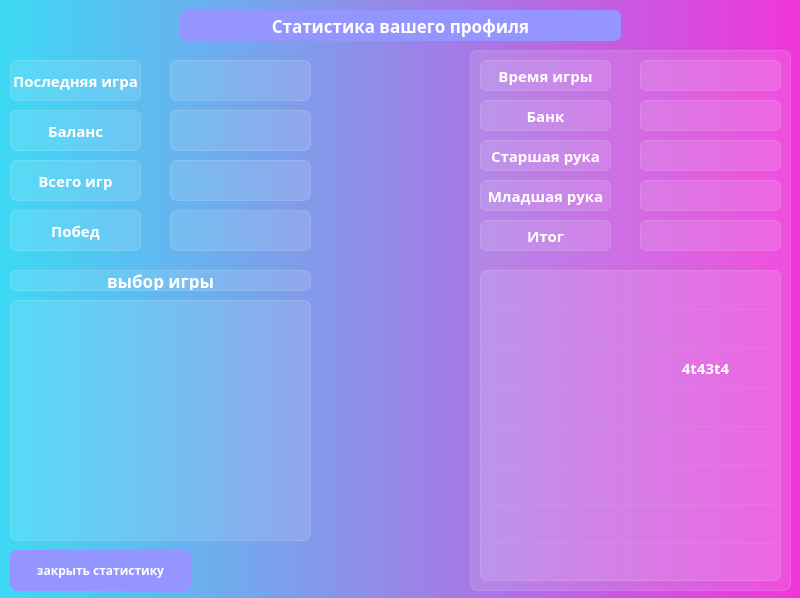
<?xml version="1.0" encoding="UTF-8"?>
<ui version="4.0">
 <class>statistic</class>
 <widget class="QMainWindow" name="statistic">
  <property name="geometry">
   <rect>
    <x>0</x>
    <y>0</y>
    <width>800</width>
    <height>598</height>
   </rect>
  </property>
  <property name="windowTitle">
   <string>MainWindow</string>
  </property>
  <property name="styleSheet">
   <string notr="true"/>
  </property>
  <widget class="QWidget" name="centralwidget">
   <property name="styleSheet">
    <string notr="true">background-color: qlineargradient(spread:pad, x1:0, y1:0, x2:1, y2:0, stop:0 rgb(61, 217, 245), stop:1 rgb(240, 53, 218));
font-family: ljk_OCRA;
         font-weight: bold;
            color: rgb(255, 255, 255);
            border-style: solid;</string>
   </property>
   <widget class="QLabel" name="label_load">
    <property name="geometry">
     <rect>
      <x>240</x>
      <y>140</y>
      <width>301</width>
      <height>304</height>
     </rect>
    </property>
    <property name="font">
     <font>
      <family>ljk_OCRA</family>
      <pointsize>9</pointsize>
      <bold>true</bold>
     </font>
    </property>
    <property name="styleSheet">
     <string notr="true">background-color: none;


</string>
    </property>
    <property name="text">
     <string/>
    </property>
   </widget>
   <widget class="QFrame" name="label_all">
    <property name="geometry">
     <rect>
      <x>0</x>
      <y>0</y>
      <width>801</width>
      <height>601</height>
     </rect>
    </property>
    <property name="styleSheet">
     <string notr="true">background-color: none;</string>
    </property>
    <property name="frameShape">
     <enum>QFrame::StyledPanel</enum>
    </property>
    <property name="frameShadow">
     <enum>QFrame::Raised</enum>
    </property>
    <widget class="QLabel" name="label_3">
     <property name="geometry">
      <rect>
       <x>180</x>
       <y>10</y>
       <width>441</width>
       <height>31</height>
      </rect>
     </property>
     <property name="styleSheet">
      <string notr="true">font-size: 17px;
border-radius: 7px;
background-color: rgb(149, 149, 255);</string>
     </property>
     <property name="text">
      <string>Статистика вашего профиля</string>
     </property>
     <property name="alignment">
      <set>Qt::AlignCenter</set>
     </property>
    </widget>
    <widget class="QFrame" name="frame">
     <property name="geometry">
      <rect>
       <x>470</x>
       <y>50</y>
       <width>321</width>
       <height>541</height>
      </rect>
     </property>
     <property name="styleSheet">
      <string notr="true">background-color: rgba(255,255,255,30);
border: 1px solid rgba(255,255,255,40);
border-style: solid;
font-family: ljk_OCRA;
border-radius: 7px;
</string>
     </property>
     <property name="frameShape">
      <enum>QFrame::StyledPanel</enum>
     </property>
     <property name="frameShadow">
      <enum>QFrame::Raised</enum>
     </property>
     <widget class="QLabel" name="game_result">
      <property name="geometry">
       <rect>
        <x>170</x>
        <y>170</y>
        <width>141</width>
        <height>31</height>
       </rect>
      </property>
      <property name="font">
       <font>
        <family>ljk_OCRA</family>
        <pointsize>9</pointsize>
        <bold>true</bold>
       </font>
      </property>
      <property name="styleSheet">
       <string notr="true">background-color: rgba(255,255,255,30);
border: 1px solid rgba(255,255,255,40);
border-style: solid;
font-family: ljk_OCRA;
border-radius: 7px;
</string>
      </property>
      <property name="text">
       <string/>
      </property>
      <property name="alignment">
       <set>Qt::AlignCenter</set>
      </property>
     </widget>
     <widget class="QTableWidget" name="tableWidget">
      <property name="geometry">
       <rect>
        <x>10</x>
        <y>220</y>
        <width>301</width>
        <height>311</height>
       </rect>
      </property>
      <property name="font">
       <font>
        <family>ljk_OCRA</family>
        <pointsize>11</pointsize>
        <bold>true</bold>
       </font>
      </property>
      <property name="styleSheet">
       <string notr="true">background-color: rgba(255,255,255,30);
border: 1px solid rgba(255,255,255,40);
border-style: solid;
font-family: ljk_OCRA;
border-radius: 7px;</string>
      </property>
      <property name="frameShadow">
       <enum>QFrame::Raised</enum>
      </property>
      <property name="lineWidth">
       <number>1</number>
      </property>
      <property name="midLineWidth">
       <number>0</number>
      </property>
      <property name="verticalScrollBarPolicy">
       <enum>Qt::ScrollBarAlwaysOff</enum>
      </property>
      <property name="horizontalScrollBarPolicy">
       <enum>Qt::ScrollBarAlwaysOff</enum>
      </property>
      <property name="sizeAdjustPolicy">
       <enum>QAbstractScrollArea::AdjustIgnored</enum>
      </property>
      <property name="autoScroll">
       <bool>false</bool>
      </property>
      <property name="autoScrollMargin">
       <number>22</number>
      </property>
      <property name="dragEnabled">
       <bool>false</bool>
      </property>
      <property name="dragDropMode">
       <enum>QAbstractItemView::NoDragDrop</enum>
      </property>
      <property name="alternatingRowColors">
       <bool>false</bool>
      </property>
      <property name="selectionMode">
       <enum>QAbstractItemView::NoSelection</enum>
      </property>
      <property name="textElideMode">
       <enum>Qt::ElideMiddle</enum>
      </property>
      <property name="horizontalScrollMode">
       <enum>QAbstractItemView::ScrollPerItem</enum>
      </property>
      <property name="gridStyle">
       <enum>Qt::SolidLine</enum>
      </property>
      <property name="sortingEnabled">
       <bool>true</bool>
      </property>
      <property name="rowCount">
       <number>8</number>
      </property>
      <property name="columnCount">
       <number>2</number>
      </property>
      <attribute name="horizontalHeaderVisible">
       <bool>false</bool>
      </attribute>
      <attribute name="horizontalHeaderCascadingSectionResizes">
       <bool>false</bool>
      </attribute>
      <attribute name="horizontalHeaderMinimumSectionSize">
       <number>100</number>
      </attribute>
      <attribute name="horizontalHeaderDefaultSectionSize">
       <number>150</number>
      </attribute>
      <attribute name="horizontalHeaderHighlightSections">
       <bool>true</bool>
      </attribute>
      <attribute name="horizontalHeaderShowSortIndicator" stdset="0">
       <bool>false</bool>
      </attribute>
      <attribute name="horizontalHeaderStretchLastSection">
       <bool>false</bool>
      </attribute>
      <attribute name="verticalHeaderVisible">
       <bool>false</bool>
      </attribute>
      <attribute name="verticalHeaderCascadingSectionResizes">
       <bool>false</bool>
      </attribute>
      <attribute name="verticalHeaderMinimumSectionSize">
       <number>25</number>
      </attribute>
      <attribute name="verticalHeaderDefaultSectionSize">
       <number>39</number>
      </attribute>
      <attribute name="verticalHeaderShowSortIndicator" stdset="0">
       <bool>false</bool>
      </attribute>
      <attribute name="verticalHeaderStretchLastSection">
       <bool>false</bool>
      </attribute>
      <row>
       <property name="text">
        <string/>
       </property>
       <property name="textAlignment">
        <set>AlignCenter</set>
       </property>
      </row>
      <row>
       <property name="text">
        <string/>
       </property>
       <property name="textAlignment">
        <set>AlignCenter</set>
       </property>
      </row>
      <row>
       <property name="text">
        <string/>
       </property>
       <property name="textAlignment">
        <set>AlignCenter</set>
       </property>
      </row>
      <row>
       <property name="text">
        <string/>
       </property>
       <property name="textAlignment">
        <set>AlignCenter</set>
       </property>
      </row>
      <row/>
      <row/>
      <row/>
      <row/>
      <column>
       <property name="text">
        <string/>
       </property>
      </column>
      <column>
       <property name="text">
        <string>wefwf</string>
       </property>
      </column>
      <item row="0" column="0">
       <property name="text">
        <string/>
       </property>
       <property name="font">
        <font>
         <pointsize>13</pointsize>
         <bold>true</bold>
        </font>
       </property>
       <property name="textAlignment">
        <set>AlignCenter</set>
       </property>
      </item>
      <item row="0" column="1">
       <property name="text">
        <string/>
       </property>
       <property name="textAlignment">
        <set>AlignCenter</set>
       </property>
      </item>
      <item row="1" column="0">
       <property name="text">
        <string/>
       </property>
       <property name="font">
        <font>
         <pointsize>13</pointsize>
         <bold>true</bold>
        </font>
       </property>
       <property name="textAlignment">
        <set>AlignCenter</set>
       </property>
      </item>
      <item row="1" column="1">
       <property name="text">
        <string/>
       </property>
       <property name="textAlignment">
        <set>AlignCenter</set>
       </property>
      </item>
      <item row="2" column="0">
       <property name="text">
        <string/>
       </property>
       <property name="font">
        <font>
         <pointsize>13</pointsize>
         <bold>true</bold>
        </font>
       </property>
       <property name="textAlignment">
        <set>AlignCenter</set>
       </property>
      </item>
      <item row="2" column="1">
       <property name="text">
        <string>4t43t4</string>
       </property>
       <property name="textAlignment">
        <set>AlignCenter</set>
       </property>
      </item>
      <item row="3" column="0">
       <property name="text">
        <string/>
       </property>
       <property name="font">
        <font>
         <pointsize>13</pointsize>
         <bold>true</bold>
        </font>
       </property>
       <property name="textAlignment">
        <set>AlignCenter</set>
       </property>
      </item>
      <item row="3" column="1">
       <property name="text">
        <string/>
       </property>
       <property name="textAlignment">
        <set>AlignCenter</set>
       </property>
      </item>
      <item row="4" column="0">
       <property name="text">
        <string/>
       </property>
       <property name="font">
        <font>
         <pointsize>13</pointsize>
         <bold>true</bold>
        </font>
       </property>
       <property name="textAlignment">
        <set>AlignCenter</set>
       </property>
      </item>
      <item row="4" column="1">
       <property name="text">
        <string/>
       </property>
       <property name="textAlignment">
        <set>AlignCenter</set>
       </property>
      </item>
      <item row="5" column="0">
       <property name="text">
        <string/>
       </property>
       <property name="font">
        <font>
         <pointsize>13</pointsize>
         <bold>true</bold>
        </font>
       </property>
       <property name="textAlignment">
        <set>AlignCenter</set>
       </property>
      </item>
      <item row="5" column="1">
       <property name="text">
        <string/>
       </property>
       <property name="textAlignment">
        <set>AlignCenter</set>
       </property>
      </item>
      <item row="6" column="0">
       <property name="text">
        <string/>
       </property>
       <property name="font">
        <font>
         <pointsize>13</pointsize>
         <bold>true</bold>
        </font>
       </property>
       <property name="textAlignment">
        <set>AlignCenter</set>
       </property>
      </item>
      <item row="6" column="1">
       <property name="text">
        <string/>
       </property>
       <property name="textAlignment">
        <set>AlignCenter</set>
       </property>
      </item>
     </widget>
     <widget class="QLabel" name="label_8">
      <property name="geometry">
       <rect>
        <x>10</x>
        <y>50</y>
        <width>131</width>
        <height>31</height>
       </rect>
      </property>
      <property name="font">
       <font>
        <family>ljk_OCRA</family>
        <pointsize>11</pointsize>
        <bold>true</bold>
       </font>
      </property>
      <property name="styleSheet">
       <string notr="true">background-color: rgba(255,255,255,30);
border: 1px solid rgba(255,255,255,40);
border-style: solid;
font-family: ljk_OCRA;
border-radius: 7px;
</string>
      </property>
      <property name="text">
       <string>Банк</string>
      </property>
      <property name="alignment">
       <set>Qt::AlignCenter</set>
      </property>
     </widget>
     <widget class="QLabel" name="label_10">
      <property name="geometry">
       <rect>
        <x>10</x>
        <y>130</y>
        <width>131</width>
        <height>31</height>
       </rect>
      </property>
      <property name="font">
       <font>
        <family>ljk_OCRA</family>
        <pointsize>11</pointsize>
        <bold>true</bold>
       </font>
      </property>
      <property name="styleSheet">
       <string notr="true">background-color: rgba(255,255,255,30);
border: 1px solid rgba(255,255,255,40);
border-style: solid;
font-family: ljk_OCRA;
border-radius: 7px;
</string>
      </property>
      <property name="text">
       <string>Младшая рука</string>
      </property>
      <property name="alignment">
       <set>Qt::AlignCenter</set>
      </property>
     </widget>
     <widget class="QLabel" name="label_7">
      <property name="geometry">
       <rect>
        <x>10</x>
        <y>10</y>
        <width>131</width>
        <height>31</height>
       </rect>
      </property>
      <property name="font">
       <font>
        <family>ljk_OCRA</family>
        <pointsize>11</pointsize>
        <bold>true</bold>
       </font>
      </property>
      <property name="styleSheet">
       <string notr="true">background-color: rgba(255,255,255,30);
border: 1px solid rgba(255,255,255,40);
border-style: solid;
font-family: ljk_OCRA;
border-radius: 7px;
</string>
      </property>
      <property name="text">
       <string>Время игры</string>
      </property>
      <property name="alignment">
       <set>Qt::AlignCenter</set>
      </property>
     </widget>
     <widget class="QLabel" name="game_time">
      <property name="geometry">
       <rect>
        <x>170</x>
        <y>10</y>
        <width>141</width>
        <height>31</height>
       </rect>
      </property>
      <property name="font">
       <font>
        <family>ljk_OCRA</family>
        <pointsize>9</pointsize>
        <bold>true</bold>
       </font>
      </property>
      <property name="styleSheet">
       <string notr="true">background-color: rgba(255,255,255,30);
border: 1px solid rgba(255,255,255,40);
border-style: solid;
font-family: ljk_OCRA;
border-radius: 7px;
</string>
      </property>
      <property name="text">
       <string/>
      </property>
      <property name="alignment">
       <set>Qt::AlignCenter</set>
      </property>
     </widget>
     <widget class="QLabel" name="game_small">
      <property name="geometry">
       <rect>
        <x>170</x>
        <y>130</y>
        <width>141</width>
        <height>31</height>
       </rect>
      </property>
      <property name="font">
       <font>
        <family>ljk_OCRA</family>
        <pointsize>9</pointsize>
        <bold>true</bold>
       </font>
      </property>
      <property name="styleSheet">
       <string notr="true">background-color: rgba(255,255,255,30);
border: 1px solid rgba(255,255,255,40);
border-style: solid;
font-family: ljk_OCRA;
border-radius: 7px;
</string>
      </property>
      <property name="text">
       <string/>
      </property>
      <property name="alignment">
       <set>Qt::AlignCenter</set>
      </property>
     </widget>
     <widget class="QLabel" name="label_9">
      <property name="geometry">
       <rect>
        <x>10</x>
        <y>90</y>
        <width>131</width>
        <height>31</height>
       </rect>
      </property>
      <property name="font">
       <font>
        <family>ljk_OCRA</family>
        <pointsize>11</pointsize>
        <bold>true</bold>
       </font>
      </property>
      <property name="styleSheet">
       <string notr="true">background-color: rgba(255,255,255,30);
border: 1px solid rgba(255,255,255,40);
border-style: solid;
font-family: ljk_OCRA;
border-radius: 7px;
</string>
      </property>
      <property name="text">
       <string>Старшая рука</string>
      </property>
      <property name="alignment">
       <set>Qt::AlignCenter</set>
      </property>
     </widget>
     <widget class="QLabel" name="game_big">
      <property name="geometry">
       <rect>
        <x>170</x>
        <y>90</y>
        <width>141</width>
        <height>31</height>
       </rect>
      </property>
      <property name="font">
       <font>
        <family>ljk_OCRA</family>
        <pointsize>9</pointsize>
        <bold>true</bold>
       </font>
      </property>
      <property name="styleSheet">
       <string notr="true">background-color: rgba(255,255,255,30);
border: 1px solid rgba(255,255,255,40);
border-style: solid;
font-family: ljk_OCRA;
border-radius: 7px;
</string>
      </property>
      <property name="text">
       <string/>
      </property>
      <property name="alignment">
       <set>Qt::AlignCenter</set>
      </property>
     </widget>
     <widget class="QLabel" name="label_11">
      <property name="geometry">
       <rect>
        <x>10</x>
        <y>170</y>
        <width>131</width>
        <height>31</height>
       </rect>
      </property>
      <property name="font">
       <font>
        <family>ljk_OCRA</family>
        <pointsize>11</pointsize>
        <bold>true</bold>
       </font>
      </property>
      <property name="styleSheet">
       <string notr="true">background-color: rgba(255,255,255,30);
border: 1px solid rgba(255,255,255,40);
border-style: solid;
font-family: ljk_OCRA;
border-radius: 7px;
</string>
      </property>
      <property name="text">
       <string>Итог</string>
      </property>
      <property name="alignment">
       <set>Qt::AlignCenter</set>
      </property>
     </widget>
     <widget class="QLabel" name="game_pot">
      <property name="geometry">
       <rect>
        <x>170</x>
        <y>50</y>
        <width>141</width>
        <height>31</height>
       </rect>
      </property>
      <property name="font">
       <font>
        <family>ljk_OCRA</family>
        <pointsize>9</pointsize>
        <bold>true</bold>
       </font>
      </property>
      <property name="styleSheet">
       <string notr="true">background-color: rgba(255,255,255,30);
border: 1px solid rgba(255,255,255,40);
border-style: solid;
font-family: ljk_OCRA;
border-radius: 7px;
</string>
      </property>
      <property name="text">
       <string/>
      </property>
      <property name="alignment">
       <set>Qt::AlignCenter</set>
      </property>
     </widget>
    </widget>
    <widget class="QLabel" name="label">
     <property name="geometry">
      <rect>
       <x>10</x>
       <y>60</y>
       <width>131</width>
       <height>41</height>
      </rect>
     </property>
     <property name="font">
      <font>
       <family>ljk_OCRA</family>
       <pointsize>11</pointsize>
       <bold>true</bold>
      </font>
     </property>
     <property name="styleSheet">
      <string notr="true">background-color: rgba(255,255,255,30);
border: 1px solid rgba(255,255,255,40);
border-style: solid;
font-family: ljk_OCRA;
border-radius: 7px;
</string>
     </property>
     <property name="text">
      <string>Последняя игра</string>
     </property>
     <property name="alignment">
      <set>Qt::AlignCenter</set>
     </property>
    </widget>
    <widget class="QLabel" name="all_games_win">
     <property name="geometry">
      <rect>
       <x>170</x>
       <y>210</y>
       <width>141</width>
       <height>41</height>
      </rect>
     </property>
     <property name="font">
      <font>
       <family>ljk_OCRA</family>
       <pointsize>9</pointsize>
       <bold>true</bold>
      </font>
     </property>
     <property name="styleSheet">
      <string notr="true">background-color: rgba(255,255,255,30);
border: 1px solid rgba(255,255,255,40);
border-style: solid;
font-family: ljk_OCRA;
border-radius: 7px;
</string>
     </property>
     <property name="text">
      <string/>
     </property>
     <property name="alignment">
      <set>Qt::AlignCenter</set>
     </property>
    </widget>
    <widget class="QListWidget" name="listWidget">
     <property name="geometry">
      <rect>
       <x>10</x>
       <y>300</y>
       <width>301</width>
       <height>241</height>
      </rect>
     </property>
     <property name="font">
      <font>
       <family>ljk_OCRA</family>
       <pointsize>12</pointsize>
       <bold>true</bold>
       <underline>false</underline>
       <strikeout>false</strikeout>
      </font>
     </property>
     <property name="styleSheet">
      <string notr="true">background-color: rgba(255,255,255,30);
border: 1px solid rgba(255,255,255,40);
border-style: solid;
font-family: ljk_OCRA;
border-radius: 7px;
</string>
     </property>
     <property name="editTriggers">
      <set>QAbstractItemView::EditKeyPressed|QAbstractItemView::SelectedClicked</set>
     </property>
     <property name="movement">
      <enum>QListView::Static</enum>
     </property>
     <property name="resizeMode">
      <enum>QListView::Fixed</enum>
     </property>
     <property name="layoutMode">
      <enum>QListView::SinglePass</enum>
     </property>
     <property name="spacing">
      <number>7</number>
     </property>
     <property name="viewMode">
      <enum>QListView::ListMode</enum>
     </property>
     <property name="modelColumn">
      <number>0</number>
     </property>
     <property name="uniformItemSizes">
      <bool>false</bool>
     </property>
     <property name="selectionRectVisible">
      <bool>true</bool>
     </property>
     <property name="itemAlignment">
      <set>Qt::AlignCenter</set>
     </property>
     <property name="sortingEnabled">
      <bool>false</bool>
     </property>
    </widget>
    <widget class="QLabel" name="label_6">
     <property name="geometry">
      <rect>
       <x>10</x>
       <y>110</y>
       <width>131</width>
       <height>41</height>
      </rect>
     </property>
     <property name="font">
      <font>
       <family>ljk_OCRA</family>
       <pointsize>11</pointsize>
       <bold>true</bold>
      </font>
     </property>
     <property name="styleSheet">
      <string notr="true">background-color: rgba(255,255,255,30);
border: 1px solid rgba(255,255,255,40);
border-style: solid;
font-family: ljk_OCRA;
border-radius: 7px;
</string>
     </property>
     <property name="text">
      <string>Баланс</string>
     </property>
     <property name="alignment">
      <set>Qt::AlignCenter</set>
     </property>
    </widget>
    <widget class="QLabel" name="label_4">
     <property name="geometry">
      <rect>
       <x>10</x>
       <y>160</y>
       <width>131</width>
       <height>41</height>
      </rect>
     </property>
     <property name="font">
      <font>
       <family>ljk_OCRA</family>
       <pointsize>11</pointsize>
       <bold>true</bold>
      </font>
     </property>
     <property name="styleSheet">
      <string notr="true">background-color: rgba(255,255,255,30);
border: 1px solid rgba(255,255,255,40);
border-style: solid;
font-family: ljk_OCRA;
border-radius: 7px;
</string>
     </property>
     <property name="text">
      <string>Всего игр</string>
     </property>
     <property name="alignment">
      <set>Qt::AlignCenter</set>
     </property>
    </widget>
    <widget class="QLabel" name="last_date">
     <property name="geometry">
      <rect>
       <x>170</x>
       <y>60</y>
       <width>141</width>
       <height>41</height>
      </rect>
     </property>
     <property name="font">
      <font>
       <family>ljk_OCRA</family>
       <pointsize>9</pointsize>
       <bold>true</bold>
      </font>
     </property>
     <property name="styleSheet">
      <string notr="true">background-color: rgba(255,255,255,30);
border: 1px solid rgba(255,255,255,40);
border-style: solid;
font-family: ljk_OCRA;
border-radius: 7px;
</string>
     </property>
     <property name="text">
      <string/>
     </property>
     <property name="alignment">
      <set>Qt::AlignCenter</set>
     </property>
    </widget>
    <widget class="QLabel" name="label_2">
     <property name="geometry">
      <rect>
       <x>10</x>
       <y>270</y>
       <width>301</width>
       <height>21</height>
      </rect>
     </property>
     <property name="font">
      <font>
       <family>ljk_OCRA</family>
       <pointsize>13</pointsize>
       <bold>true</bold>
      </font>
     </property>
     <property name="styleSheet">
      <string notr="true">background-color: rgba(255,255,255,30);
border: 1px solid rgba(255,255,255,40);
border-style: solid;
font-family: ljk_OCRA;
border-radius: 7px;
</string>
     </property>
     <property name="text">
      <string>выбор игры</string>
     </property>
     <property name="alignment">
      <set>Qt::AlignCenter</set>
     </property>
    </widget>
    <widget class="QLabel" name="all_games">
     <property name="geometry">
      <rect>
       <x>170</x>
       <y>160</y>
       <width>141</width>
       <height>41</height>
      </rect>
     </property>
     <property name="font">
      <font>
       <family>ljk_OCRA</family>
       <pointsize>9</pointsize>
       <bold>true</bold>
      </font>
     </property>
     <property name="styleSheet">
      <string notr="true">background-color: rgba(255,255,255,30);
border: 1px solid rgba(255,255,255,40);
border-style: solid;
font-family: ljk_OCRA;
border-radius: 7px;
</string>
     </property>
     <property name="text">
      <string/>
     </property>
     <property name="alignment">
      <set>Qt::AlignCenter</set>
     </property>
    </widget>
    <widget class="QLabel" name="label_5">
     <property name="geometry">
      <rect>
       <x>10</x>
       <y>210</y>
       <width>131</width>
       <height>41</height>
      </rect>
     </property>
     <property name="font">
      <font>
       <family>ljk_OCRA</family>
       <pointsize>11</pointsize>
       <bold>true</bold>
      </font>
     </property>
     <property name="styleSheet">
      <string notr="true">background-color: rgba(255,255,255,30);
border: 1px solid rgba(255,255,255,40);
border-style: solid;
font-family: ljk_OCRA;
border-radius: 7px;
</string>
     </property>
     <property name="text">
      <string>Побед</string>
     </property>
     <property name="alignment">
      <set>Qt::AlignCenter</set>
     </property>
    </widget>
    <widget class="QLabel" name="money_c">
     <property name="geometry">
      <rect>
       <x>170</x>
       <y>110</y>
       <width>141</width>
       <height>41</height>
      </rect>
     </property>
     <property name="font">
      <font>
       <family>ljk_OCRA</family>
       <pointsize>9</pointsize>
       <bold>true</bold>
      </font>
     </property>
     <property name="styleSheet">
      <string notr="true">background-color: rgba(255,255,255,30);
border: 1px solid rgba(255,255,255,40);
border-style: solid;
font-family: ljk_OCRA;
border-radius: 7px;
</string>
     </property>
     <property name="text">
      <string/>
     </property>
     <property name="alignment">
      <set>Qt::AlignCenter</set>
     </property>
    </widget>
    <widget class="QPushButton" name="btn_exit_stat">
     <property name="geometry">
      <rect>
       <x>10</x>
       <y>550</y>
       <width>181</width>
       <height>41</height>
      </rect>
     </property>
     <property name="styleSheet">
      <string notr="true">background-color: rgb(149, 149, 255);
border-radius: 7px;</string>
     </property>
     <property name="text">
      <string>закрыть статистику</string>
     </property>
     <property name="icon">
      <iconset resource="icon.qrc">
       <normaloff>:/newPrefix/icons/cil-power-standby.png</normaloff>:/newPrefix/icons/cil-power-standby.png</iconset>
     </property>
    </widget>
   </widget>
   <zorder>label_all</zorder>
   <zorder>label_load</zorder>
  </widget>
 </widget>
 <resources>
  <include location="icon.qrc"/>
 </resources>
 <connections/>
</ui>
